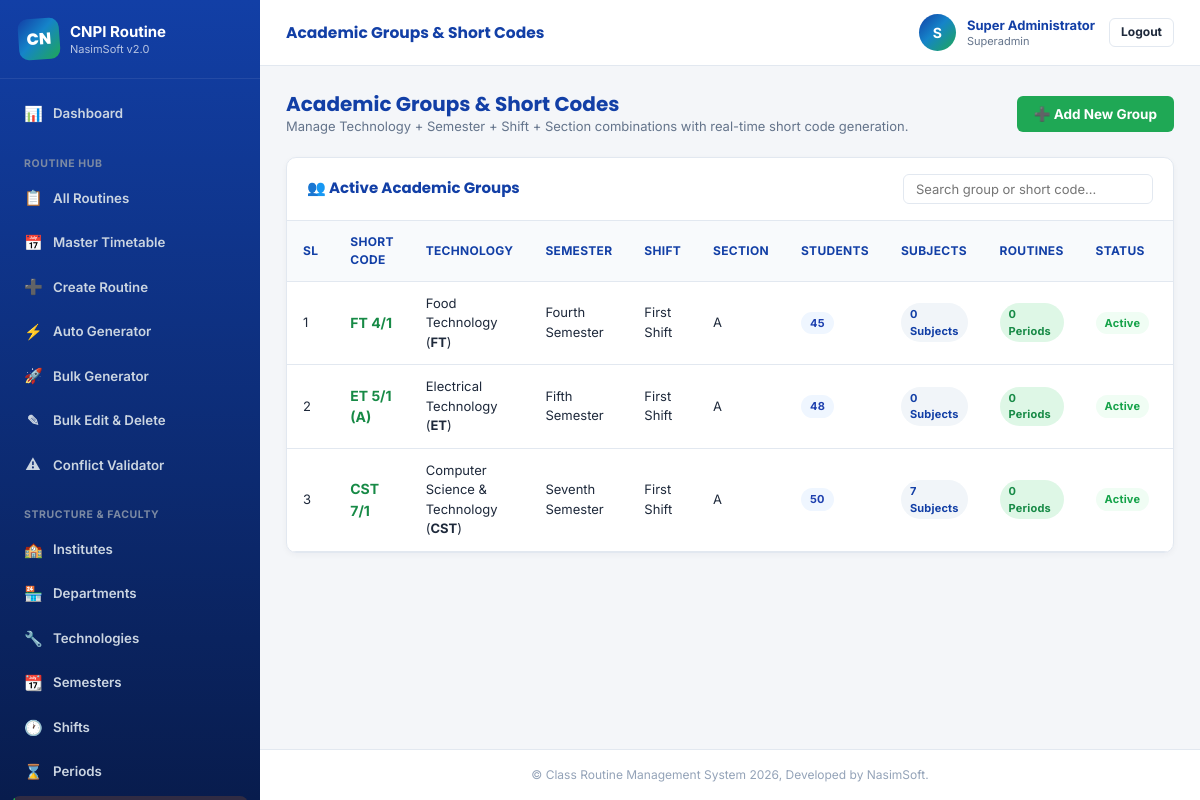
Screenshot of /admin/groups.php (signed in) with the database file from the repository.
### tables this page shows
CREATE TABLE `groups` (
    `id` INT AUTO_INCREMENT PRIMARY KEY,
    `technology_id` INT NOT NULL,
    `semester_id` INT NOT NULL,
    `shift_id` INT NOT NULL,
    `group_name` VARCHAR(50) NOT NULL,
    `section` VARCHAR(20) DEFAULT '',
    `short_code` VARCHAR(50) NOT NULL,
    `student_count` INT DEFAULT 0,
    `active` TINYINT(1) NOT NULL DEFAULT 1,
    `created_at` TIMESTAMP DEFAULT CURRENT_TIMESTAMP,
    `updated_at` TIMESTAMP DEFAULT CURRENT_TIMESTAMP ON UPDATE CURRENT_TIMESTAMP,
    FOREIGN KEY (`technology_id`) REFERENCES `technologies`(`id`) ON DELETE CASCADE,
    FOREIGN KEY (`semester_id`) REFERENCES `semesters`(`id`) ON DELETE CASCADE,
    FOREIGN KEY (`shift_id`) REFERENCES `shifts`(`id`) ON DELETE CASCADE,
    INDEX `idx_grp_composite` (`technology_id`, `semester_id`, `shift_id`),
    INDEX `idx_grp_short_code` (`short_code`)
);

CREATE TABLE `technologies` (
    `id` INT AUTO_INCREMENT PRIMARY KEY,
    `department_id` INT NOT NULL,
    `name` VARCHAR(150) NOT NULL,
    `code` VARCHAR(30) NOT NULL,
    `short_name` VARCHAR(30) NOT NULL,
    `active` TINYINT(1) NOT NULL DEFAULT 1,
    `created_at` TIMESTAMP DEFAULT CURRENT_TIMESTAMP,
    `updated_at` TIMESTAMP DEFAULT CURRENT_TIMESTAMP ON UPDATE CURRENT_TIMESTAMP,
    FOREIGN KEY (`department_id`) REFERENCES `departments`(`id`) ON DELETE CASCADE,
    INDEX `idx_tech_department` (`department_id`),
    INDEX `idx_tech_short_name` (`short_name`)
);

CREATE TABLE `semesters` (
    `id` INT AUTO_INCREMENT PRIMARY KEY,
    `name` VARCHAR(50) NOT NULL,
    `code` VARCHAR(20) NOT NULL,
    `numeric_level` INT NOT NULL,
    `active` TINYINT(1) NOT NULL DEFAULT 1,
    `created_at` TIMESTAMP DEFAULT CURRENT_TIMESTAMP,
    `updated_at` TIMESTAMP DEFAULT CURRENT_TIMESTAMP ON UPDATE CURRENT_TIMESTAMP,
    INDEX `idx_semester_level` (`numeric_level`)
);

CREATE TABLE `shifts` (
    `id` INT AUTO_INCREMENT PRIMARY KEY,
    `name` VARCHAR(50) NOT NULL,
    `code` VARCHAR(20) NOT NULL,
    `active` TINYINT(1) NOT NULL DEFAULT 1,
    `created_at` TIMESTAMP DEFAULT CURRENT_TIMESTAMP,
    `updated_at` TIMESTAMP DEFAULT CURRENT_TIMESTAMP ON UPDATE CURRENT_TIMESTAMP
);

### admin/groups.php (the view, shortened to what this page needs)
<?php
$db = Database::getInstance();
$groups = $db->query("
    SELECT g.*, t.name as tech_name, t.short_name as tech_code,
           s.name as semester_name, s.numeric_level,
           sh.name as shift_name, sh.code as shift_code,
           (SELECT COUNT(*) FROM group_subjects WHERE group_id = g.id) as subject_count,
           (SELECT COUNT(*) FROM routines WHERE group_id = g.id) as routine_count
    FROM `groups` g
    LEFT JOIN technologies t ON g.technology_id = t.id
    LEFT JOIN semesters s ON g.semester_id = s.id
    LEFT JOIN shifts sh ON g.shift_id = sh.id
    ORDER BY g.id DESC
")->fetchAll();
require_once __DIR__ . '/../includes/header.php';
?>
<div style="display: flex; justify-content: space-between; align-items: center; margin-bottom: 20px;">
    <div>
        <h2 style="color: var(--navy-blue); font-size: 20px; font-weight: 700;">Academic Groups & Short Codes</h2>
        <p style="color: var(--text-muted); font-size: 13px;">Manage Technology + Semester + Shift + Section combinations with real-time short code generation.</p>
    </div>
    <button class="btn btn-accent" onclick="App.openModal('groupModal')">&#10133; Add New Group</button>
</div>
<div class="card">
    <div class="card-header">
        <h3>&#128101; Active Academic Groups</h3>
        <input type="text" id="groupSearch" class="form-control" placeholder="Search group or short code..." style="max-width: 250px; padding: 6px 12px; font-size: 13px;">
    </div>
    <div class="card-body" style="padding: 0;">
        <div class="table-responsive">
            <table class="table" id="groupTable">
                <thead>
                    <tr>
                        <th style="width: 50px;">SL</th>
                        <th>Short Code</th>
                        <th>Technology</th>
                        <th>Semester</th>
                        <th>Shift</th>
                        <th>Section</th>
                        <th>Students</th>
                        <th>Subjects</th>
                        <th>Routines</th>
                        <th>Status</th>
                        <th style="width: 130px; text-align: right;">Actions</th>
                    </tr>
                </thead>
                <tbody>
                    <?php if (empty($groups)): ?>
                        <tr>
                            <td colspan="11" style="text-align: center; padding: 25px; color: var(--text-muted);">No academic groups created yet.</td>
                        </tr>
                    <?php else: ?>
                        <?php foreach ($groups as $idx => $grp): ?>
                            <tr>
                                <td><?= $idx + 1 ?></td>
                                <td><strong style="color: var(--dark-orange); font-size: 14px;"><?= htmlspecialchars($grp['short_code']) ?></strong></td>
                                <td><?= htmlspecialchars($grp['tech_name']) ?> (<strong><?= htmlspecialchars($grp['tech_code']) ?></strong>)</td>
                                <td><?= htmlspecialchars($grp['semester_name']) ?></td>
                                <td><?= htmlspecialchars($grp['shift_name']) ?></td>
                                <td><?= htmlspecialchars($grp['section'] ?: 'Default') ?></td>
                                <td><span class="badge badge-primary"><?= $grp['student_count'] ?></span></td>
                                <td><span class="badge badge-info"><?= $grp['subject_count'] ?> Subjects</span></td>
                                <td><span class="badge badge-accent"><?= $grp['routine_count'] ?> Periods</span></td>
                                <td>
                                    <span class="badge <?= $grp['active'] ? 'badge-success' : 'badge-danger' ?>">
                                        <?= $grp['active'] ? 'Active' : 'Inactive' ?>
                                    </span>
                                </td>
                                <td style="text-align: right;">
                                </td>
                            </tr>
                        <?php endforeach; ?>
                    <?php endif; ?>
                </tbody>
            </table>
        </div>
    </div>
</div>
<?php require_once __DIR__ . '/../includes/footer.php'; ?>

### assets/css/style.css (style rules this page uses)
:root { --navy: #123FA6; --navy-dark: #0A2A6E; --navy-soft: #1A50C9; --orange: #1FA855; --orange-dark: #178A46; --orange-light: #DEF7E6; --brand-gradient: linear-gradient(135deg, #123FA6 0%, #1584C9 45%, #1FA855 100%); --bg-light: #F4F6F9; --surface: #FFFFFF; --text-dark: #1E293B; --text-muted: #64748B; --text-faint: #94A3B8; --border-color: #E2E8F0; --success: #16A34A; --success-bg: #F0FDF4; --danger: #DC2626; --danger-bg: #FEF2F2; --warning: #D97706; --warning-bg: #FEF3C7; --info: #2563EB; --info-bg: #EFF6FF; --font-body: 'Inter', -apple-system, BlinkMacSystemFont, 'Segoe UI', Roboto, sans-serif; --font-heading: 'Poppins', var(--font-body); --font-print: 'Times New Roman', Georgia, 'Noto Serif', serif; --radius-sm: 6px; --radius: 10px; --radius-lg: 16px; --shadow-sm: 0 2px 6px rgba(15, 23, 42, 0.04); --shadow: 0 8px 24px rgba(15, 23, 42, 0.08); --shadow-lg: 0 20px 50px rgba(15, 23, 42, 0.18); --navy-blue: var(--navy); --dark-orange: var(--orange-dark); --accent: var(--orange); --border: var(--border-color); --light-gray: var(--bg-light); }
*, *::before, *::after { box-sizing: border-box; }
html { -webkit-text-size-adjust: 100%; }
body { margin: 0; font-family: var(--font-body); background: var(--bg-light); color: var(--text-dark); line-height: 1.5; -webkit-font-smoothing: antialiased; overflow-x: hidden; max-width: 100vw; }
h1, h2, h3, h4, h5, h6 { font-family: var(--font-heading); line-height: 1.25; margin: 0; }
p { margin: 0; }
button { font-family: inherit; }
.btn { display: inline-flex; align-items: center; gap: 6px; padding: 9px 16px; border-radius: var(--radius-sm); font-size: 13.5px; font-weight: 700; text-decoration: none; cursor: pointer; border: 1px solid transparent; transition: all 0.15s ease; line-height: 1.2; white-space: nowrap; }
.btn-accent, .btn-orange { background: var(--orange); color: #FFF; }
.badge { font-size: 11px; font-weight: 700; padding: 3px 9px; border-radius: 20px; display: inline-block; letter-spacing: 0.2px; }
.badge-primary { background: var(--info-bg); color: #1E40AF; }
.badge-accent { background: var(--orange-light); color: var(--orange-dark); }
.badge-success { background: var(--success-bg); color: var(--success); }
.badge-info { background: #F1F5F9; color: var(--navy); }
.form-control, .form-select { width: 100%; padding: 10px 12px; font-size: 13.5px; font-family: inherit; color: var(--text-dark); border: 1px solid var(--border-color); border-radius: var(--radius-sm); outline: none; background: #FFF; transition: border-color 0.15s ease, box-shadow 0.15s ease; }
.card { background: var(--surface); border: 1px solid var(--border-color); border-radius: var(--radius); margin-bottom: 20px; box-shadow: var(--shadow-sm); overflow: hidden; }
.card-header { padding: 16px 20px; border-bottom: 1px solid var(--border-color); display: flex; justify-content: space-between; align-items: center; gap: 12px; flex-wrap: wrap; }
.card-header h3 { font-size: 15px; font-weight: 700; color: var(--navy); }
.card-body { padding: 20px; }
.table-responsive, .table-card { overflow-x: auto; }
.table { width: 100%; border-collapse: collapse; text-align: left; }
.table th, .table td { padding: 12px 16px; border-bottom: 1px solid var(--border-color); font-size: 13px; vertical-align: middle; }
.table th { background: #F8FAFC; color: var(--navy); font-weight: 700; font-size: 12px; text-transform: uppercase; letter-spacing: 0.3px; }
body.admin-body { display: flex; min-height: 100vh; }

### rows the page displays
groups: short_code "FT 4/1", technology.name "Food Technology", technology.short_name "FT", semester.name "Fourth Semester", shift.name "First Shift", section "A", student_count "45", subject_count "0", routine_count "0", active "Active"
groups: short_code "ET 5/1 (A)", technology.name "Electrical Technology", technology.short_name "ET", semester.name "Fifth Semester", shift.name "First Shift", section "A", student_count "48", subject_count "0", routine_count "0", active "Active"
groups: short_code "CST 7/1", technology.name "Computer Science & Technology", technology.short_name "CST", semester.name "Seventh Semester", shift.name "First Shift", section "A", student_count "50", subject_count "7", routine_count "0", active "Active"

### other values shown
mb_substr($brandName, 0, 2) "CN"
$brandName "CNPI"
$pageTitle "Academic Groups & Short Codes"
substr($userName, 0, 1) "S"
$userName "Super Administrator"
$userRole "Superadmin"
